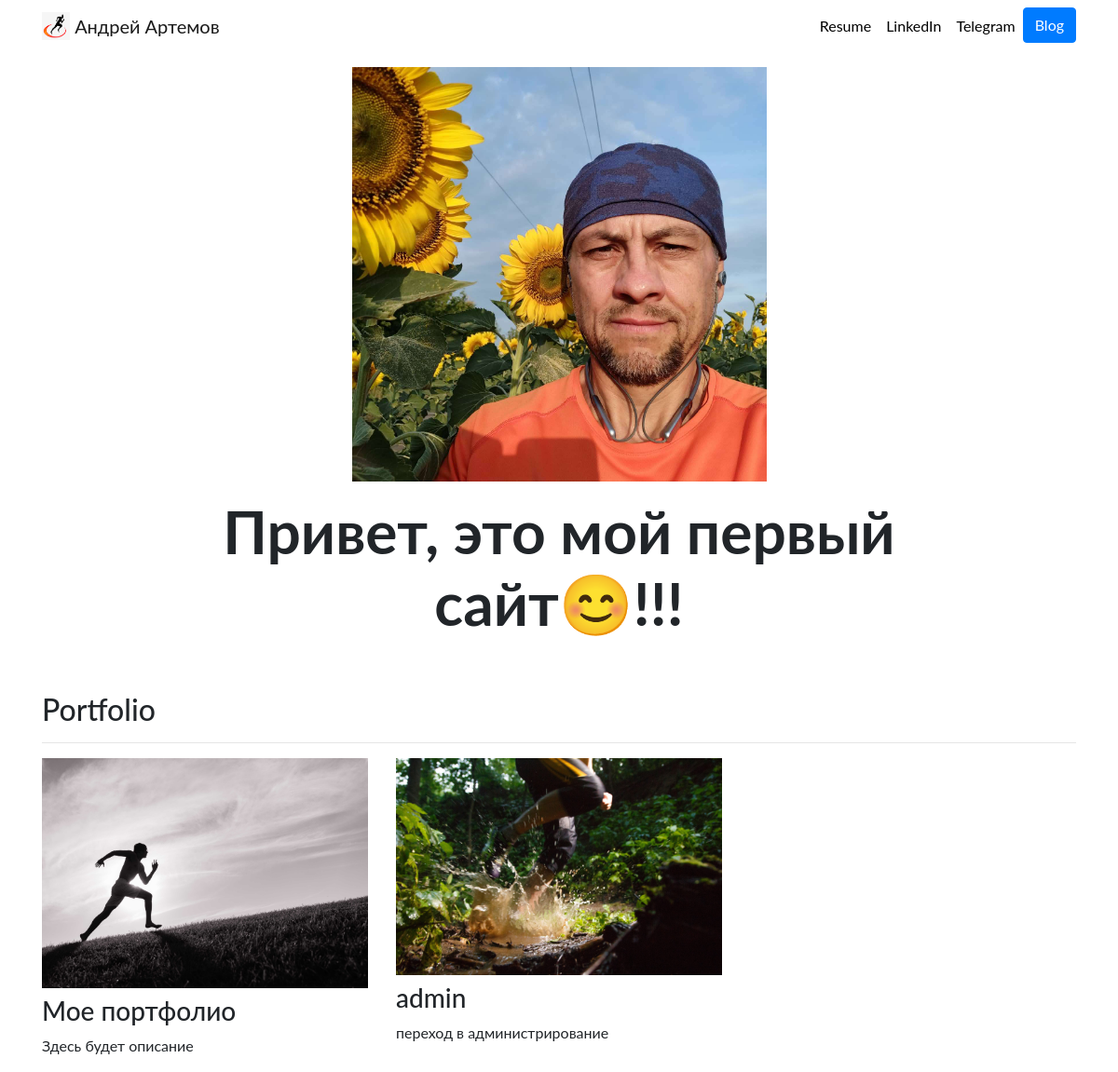
Before: / with the older database file.
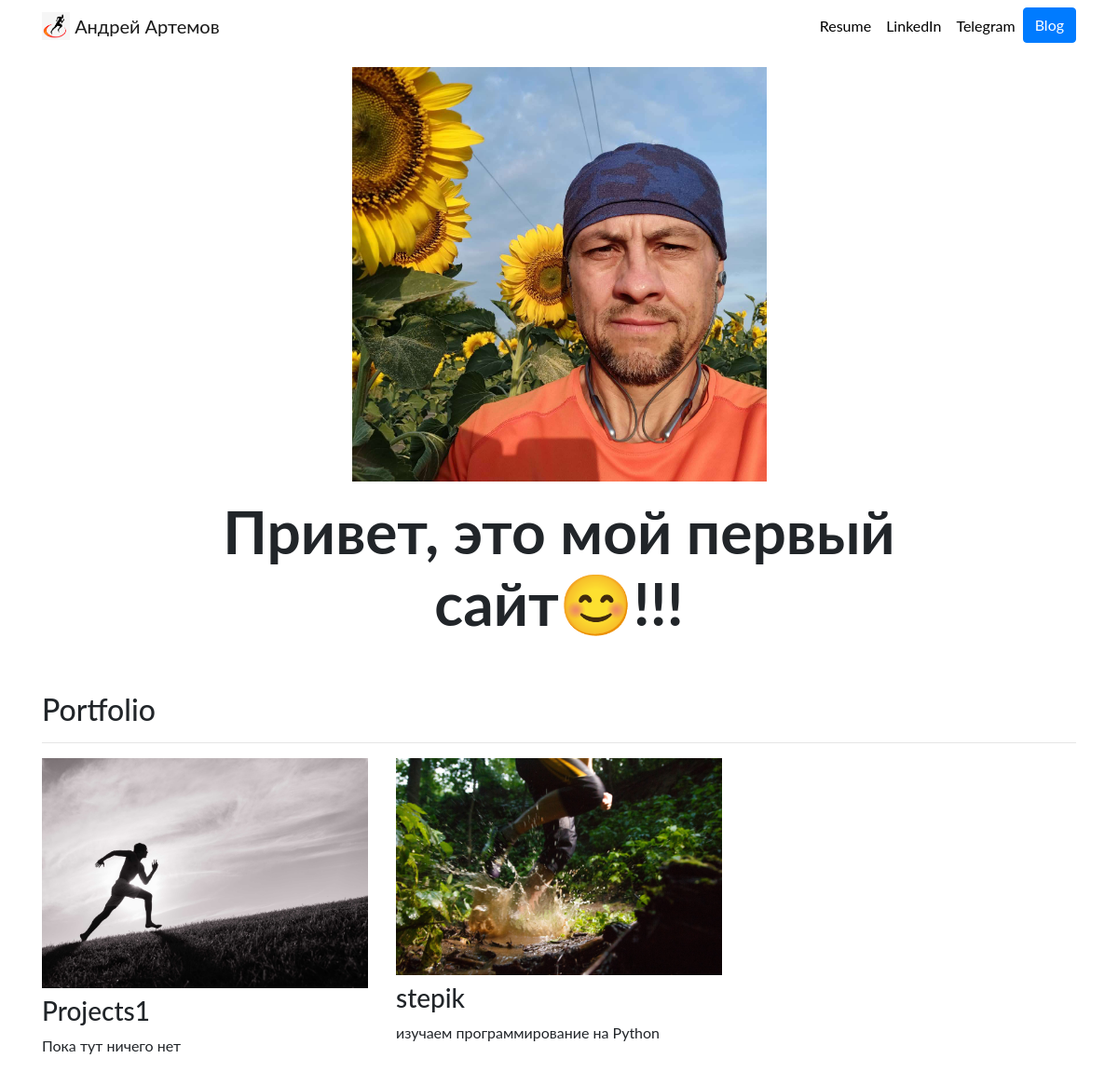
After: the same page with the newer database file.
### portfolio/models.py (models this page shows, shortened)
class Project(models.Model):
    title = models.CharField(max_length=100)
    description = models.CharField(max_length=250)
    image = models.ImageField(upload_to='portfolio/images')
    url = models.URLField(blank = True)

### portfolio/views.py (the view)
# urls.py: 2. Add a URL to urlpatterns:  path('', views.home, name='home')
def home(reguest):
    projects = Project.objects.all()
    return render(reguest, 'portfolio/home.html', {'projects': projects})

### portfolio/templates/portfolio/home.html
{% extends "portfolio/base.html" %}
{% load static %}
{% block content %}
<div class="row justify-content-center my-3">
  <div class="col-5">
    <img src="{% static 'portfolio/IMG_20210721_064947_834.jpg' %}" class="img-fluid">
  </div>
</div>
<div class="row justify-content-center mb-3">
  <div class="col-md-9 text-center">
    <h1 id="hometext" class="font-weight-bold">Привет, это мой первый сайт😊!!!</h1>
  </div>
</div>
<h2 class="mt-5">Portfolio</h2>
<hr>
<div class="row">
  {% for project in projects %}
  <div class="col-lg-4 col-md-6">
    {% if project.url %}
    <a href="{{ project.url }}">
      <img src="{{ project.image.url }}" class="img-fluid mb-2">
    </a>
    {% else %}
    <img src="{{ project.image.url }}" class="img-fluid mb-2">
    {% endif %}
    <h3>{{ project.title }}</h3>
    <p>{{ project.description }}</p>
  </div>
  {% endfor %}
</div>
{% endblock %}

Changed rows visible on the page:
changed Project: title "Мое портфолио" → "Projects1"; description "Здесь будет описание" → "Пока тут ничего нет"
changed Project: title "admin" → "stepik"; description "переход в администрирование" → "изучаем программирование на Python"
